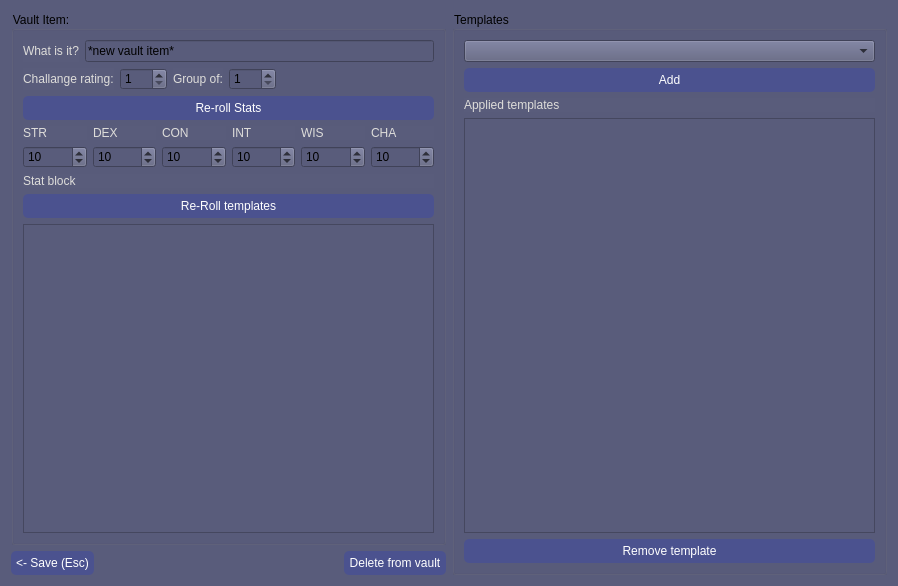
<?xml version="1.0" encoding="UTF-8"?>
<ui version="4.0">
 <class>TheShop</class>
 <widget class="QDialog" name="TheShop">
  <property name="geometry">
   <rect>
    <x>0</x>
    <y>0</y>
    <width>898</width>
    <height>586</height>
   </rect>
  </property>
  <property name="windowTitle">
   <string>The Shop</string>
  </property>
  <property name="styleSheet">
   <string notr="true">QWidget {
  color: black;
  background-color: rgb(89, 92, 123);
}

QListWidget QTreeWidget{
   color: #000;
   selection-color: #FFF;
   selection-background-color: #55A;
}

QListWidget::item:selected:!active{
   color: #000;
   selection-color: #FFF;
   selection-background-color: #55A;
}

QTreeWidget::item:selected:!active{
   color: #000;
   selection-color: #FFF;
   selection-background-color: #55A;
}


QToolTip {
	border: 3px solid gray;
	background-color: #39537d;
    color: #FFF;
}

QLabel {
color: rgb(222, 221, 218);
}

QPushButton {
background-color: rgb(75, 82, 143);
color: white;
padding: 5px;
border-color: rgb(75, 82, 143);
border-width: 2px;
border-radius: 5px;
}

QPushButton:pressed {
    background-color: rgb(55, 62, 123);
}</string>
  </property>
  <property name="modal">
   <bool>false</bool>
  </property>
  <layout class="QHBoxLayout" name="horizontalLayout_2">
   <item>
    <layout class="QVBoxLayout" name="verticalLayout_shop">
     <item>
      <widget class="QGroupBox" name="groupBox_shop">
       <property name="title">
        <string>Vault Item:</string>
       </property>
       <property name="flat">
        <bool>true</bool>
       </property>
       <layout class="QVBoxLayout" name="verticalLayout_2">
        <item>
         <layout class="QHBoxLayout" name="horizontalLayout_name">
          <item>
           <widget class="QLabel" name="label_name">
            <property name="text">
             <string>What is it?</string>
            </property>
           </widget>
          </item>
          <item>
           <widget class="QLineEdit" name="lineEdit_name">
            <property name="inputMask">
             <string/>
            </property>
            <property name="text">
             <string>*new vault item*</string>
            </property>
            <property name="placeholderText">
             <string>***</string>
            </property>
           </widget>
          </item>
         </layout>
        </item>
        <item>
         <layout class="QHBoxLayout" name="horizontalLayout_cr">
          <item>
           <widget class="QLabel" name="label_target_cr">
            <property name="text">
             <string>Challange rating:</string>
            </property>
           </widget>
          </item>
          <item>
           <widget class="QSpinBox" name="spinBox_cr">
            <property name="minimum">
             <number>1</number>
            </property>
            <property name="maximum">
             <number>999</number>
            </property>
            <property name="value">
             <number>1</number>
            </property>
           </widget>
          </item>
          <item>
           <layout class="QHBoxLayout" name="horizontalLayout_group_of">
            <item>
             <widget class="QLabel" name="label_group_of">
              <property name="text">
               <string>Group of:</string>
              </property>
             </widget>
            </item>
            <item>
             <widget class="QSpinBox" name="spinBox_group_of">
              <property name="minimum">
               <number>1</number>
              </property>
              <property name="maximum">
               <number>999</number>
              </property>
              <property name="value">
               <number>1</number>
              </property>
             </widget>
            </item>
            <item>
             <spacer name="horizontalSpacer_5">
              <property name="orientation">
               <enum>Qt::Horizontal</enum>
              </property>
              <property name="sizeHint" stdset="0">
               <size>
                <width>40</width>
                <height>20</height>
               </size>
              </property>
             </spacer>
            </item>
           </layout>
          </item>
         </layout>
        </item>
        <item>
         <widget class="QPushButton" name="pushButton_roll_stats">
          <property name="text">
           <string>Re-roll Stats</string>
          </property>
          <property name="autoDefault">
           <bool>false</bool>
          </property>
         </widget>
        </item>
        <item>
         <layout class="QHBoxLayout" name="horizontalLayout_stats_shop">
          <item>
           <layout class="QVBoxLayout" name="verticalLayout_str">
            <item>
             <widget class="QLabel" name="label_STR">
              <property name="enabled">
               <bool>true</bool>
              </property>
              <property name="text">
               <string>STR</string>
              </property>
             </widget>
            </item>
            <item>
             <widget class="QSpinBox" name="spinBox_STR">
              <property name="maximum">
               <number>30</number>
              </property>
              <property name="value">
               <number>10</number>
              </property>
             </widget>
            </item>
           </layout>
          </item>
          <item>
           <layout class="QVBoxLayout" name="verticalLayout_dex">
            <item>
             <widget class="QLabel" name="label_DEX">
              <property name="text">
               <string>DEX</string>
              </property>
             </widget>
            </item>
            <item>
             <widget class="QSpinBox" name="spinBox_DEX">
              <property name="maximum">
               <number>30</number>
              </property>
              <property name="value">
               <number>10</number>
              </property>
             </widget>
            </item>
           </layout>
          </item>
          <item>
           <layout class="QVBoxLayout" name="verticalLayout_con">
            <item>
             <widget class="QLabel" name="label_CON">
              <property name="text">
               <string>CON</string>
              </property>
             </widget>
            </item>
            <item>
             <widget class="QSpinBox" name="spinBox_CON">
              <property name="maximum">
               <number>30</number>
              </property>
              <property name="value">
               <number>10</number>
              </property>
             </widget>
            </item>
           </layout>
          </item>
          <item>
           <layout class="QVBoxLayout" name="verticalLayout_int">
            <item>
             <widget class="QLabel" name="label_INT">
              <property name="text">
               <string>INT</string>
              </property>
             </widget>
            </item>
            <item>
             <widget class="QSpinBox" name="spinBox_INT">
              <property name="maximum">
               <number>30</number>
              </property>
              <property name="value">
               <number>10</number>
              </property>
             </widget>
            </item>
           </layout>
          </item>
          <item>
           <layout class="QVBoxLayout" name="verticalLayout_wis">
            <item>
             <widget class="QLabel" name="label_WIS">
              <property name="text">
               <string>WIS</string>
              </property>
             </widget>
            </item>
            <item>
             <widget class="QSpinBox" name="spinBox_WIS">
              <property name="maximum">
               <number>30</number>
              </property>
              <property name="value">
               <number>10</number>
              </property>
             </widget>
            </item>
           </layout>
          </item>
          <item>
           <layout class="QVBoxLayout" name="verticalLayout_cha">
            <item>
             <widget class="QLabel" name="label_CHA">
              <property name="text">
               <string>CHA</string>
              </property>
             </widget>
            </item>
            <item>
             <widget class="QSpinBox" name="spinBox_CHA">
              <property name="maximum">
               <number>30</number>
              </property>
              <property name="value">
               <number>10</number>
              </property>
             </widget>
            </item>
           </layout>
          </item>
         </layout>
        </item>
        <item>
         <layout class="QHBoxLayout" name="horizontalLayout_display">
          <item>
           <layout class="QVBoxLayout" name="verticalLayout_display_template">
            <item>
             <widget class="QLabel" name="label_display_templates">
              <property name="text">
               <string>Stat block</string>
              </property>
             </widget>
            </item>
            <item>
             <widget class="QPushButton" name="pushButton_reset_stat_block">
              <property name="text">
               <string>Re-Roll templates</string>
              </property>
              <property name="autoDefault">
               <bool>false</bool>
              </property>
             </widget>
            </item>
            <item>
             <widget class="QTextEdit" name="textEdit_stat_block">
              <property name="toolTip">
               <string>&lt;html&gt;&lt;head/&gt;&lt;body&gt;&lt;p&gt;This box gets over-written by the controlls on this page. If you make changes here, make sure it's the only thing, or the last thing you do on this page. Even after you save it.&lt;/p&gt;&lt;/body&gt;&lt;/html&gt;</string>
              </property>
              <property name="lineWrapMode">
               <enum>QTextEdit::NoWrap</enum>
              </property>
             </widget>
            </item>
           </layout>
          </item>
         </layout>
        </item>
       </layout>
      </widget>
     </item>
     <item>
      <layout class="QHBoxLayout" name="horizontalLayout_back">
       <item>
        <widget class="QPushButton" name="pushButton_back">
         <property name="text">
          <string>&lt;- Save (Esc)</string>
         </property>
         <property name="autoDefault">
          <bool>false</bool>
         </property>
        </widget>
       </item>
       <item>
        <spacer name="horizontalSpacer_2">
         <property name="orientation">
          <enum>Qt::Horizontal</enum>
         </property>
         <property name="sizeHint" stdset="0">
          <size>
           <width>40</width>
           <height>20</height>
          </size>
         </property>
        </spacer>
       </item>
       <item>
        <widget class="QPushButton" name="pushButton_delete_shop">
         <property name="text">
          <string>Delete from vault</string>
         </property>
         <property name="autoDefault">
          <bool>false</bool>
         </property>
        </widget>
       </item>
      </layout>
     </item>
    </layout>
   </item>
   <item>
    <widget class="QGroupBox" name="groupBox_templates">
     <property name="title">
      <string>Templates</string>
     </property>
     <property name="flat">
      <bool>true</bool>
     </property>
     <layout class="QVBoxLayout" name="verticalLayout">
      <item>
       <widget class="QComboBox" name="comboBox_selector_templates">
        <property name="toolTip">
         <string>Templates are created in The Acadamy. Navigate there from the Vault.</string>
        </property>
       </widget>
      </item>
      <item>
       <widget class="QPushButton" name="pushButton_add_templates">
        <property name="text">
         <string>Add</string>
        </property>
        <property name="autoDefault">
         <bool>false</bool>
        </property>
       </widget>
      </item>
      <item>
       <widget class="QLabel" name="label_templates">
        <property name="text">
         <string>Applied templates</string>
        </property>
       </widget>
      </item>
      <item>
       <widget class="QListWidget" name="listWidget_templates">
        <property name="sortingEnabled">
         <bool>true</bool>
        </property>
       </widget>
      </item>
      <item>
       <widget class="QPushButton" name="pushButton_remove_templates">
        <property name="text">
         <string>Remove template</string>
        </property>
        <property name="autoDefault">
         <bool>false</bool>
        </property>
       </widget>
      </item>
     </layout>
    </widget>
   </item>
  </layout>
 </widget>
 <resources/>
 <connections/>
</ui>
